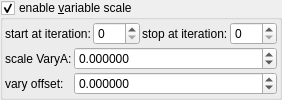
    <widget class="MyGroupBox" name="groupCheck_transf_function_enabledX_false">
     <property name="toolTip">
      <string>&lt;html&gt;&lt;head/&gt;&lt;body&gt;&lt;p&gt;Cpixel is CVector3 c = ( c.x, c.y, c.z). It is each original point (pixel) in 3D space where the iteration starts from, ( c = original z for each point .) It is commonly found in formula structures z = f(z) + c.&lt;/p&gt;&lt;p&gt;The Cpixel multiplier effectively scales this point &amp;quot;c&amp;quot;.&lt;/p&gt;&lt;p&gt;This transform allows the swapping of the order of the &amp;quot;CVector3 c&amp;quot; components before being multiplied by &amp;quot;CVector3 z&amp;quot; components.&lt;/p&gt;&lt;/body&gt;&lt;/html&gt;</string>
     </property>
     <property name="title">
      <string>enable &amp;variable scale</string>
     </property>
     <property name="checkable">
      <bool>true</bool>
     </property>
     <layout class="QVBoxLayout" name="verticalLayout_51">
      <property name="spacing">
       <number>2</number>
      </property>
      <property name="leftMargin">
       <number>2</number>
      </property>
      <property name="topMargin">
       <number>2</number>
      </property>
      <property name="rightMargin">
       <number>2</number>
      </property>
      <property name="bottomMargin">
       <number>2</number>
      </property>
      <item>
       <layout class="QHBoxLayout" name="horizontalLayout" stretch="0,1,0,1">
        <item>
         <widget class="QLabel" name="label_74">
          <property name="text">
           <string>start at iteration:</string>
          </property>
         </widget>
        </item>
        <item>
         <widget class="MySpinBox" name="spinboxInt_transf_start_iterations_X">
          <property name="sizePolicy">
           <sizepolicy hsizetype="Minimum" vsizetype="Maximum">
            <horstretch>0</horstretch>
            <verstretch>0</verstretch>
           </sizepolicy>
          </property>
          <property name="minimum">
           <number>0</number>
          </property>
          <property name="maximum">
           <number>999</number>
          </property>
          <property name="value">
           <number>0</number>
          </property>
         </widget>
        </item>
        <item>
         <widget class="QLabel" name="label_58">
          <property name="text">
           <string>stop at iteration:</string>
          </property>
         </widget>
        </item>
        <item>
         <widget class="MySpinBox" name="spinboxInt_transf_stop_iterations_X">
          <property name="sizePolicy">
           <sizepolicy hsizetype="Preferred" vsizetype="Maximum">
            <horstretch>0</horstretch>
            <verstretch>0</verstretch>
           </sizepolicy>
          </property>
          <property name="maximum">
           <number>999</number>
          </property>
         </widget>
        </item>
       </layout>
      </item>
      <item>
       <layout class="QGridLayout" name="gridLayout_3" rowstretch="0,0" columnstretch="0,1">
        <property name="spacing">
         <number>2</number>
        </property>
        <item row="1" column="1">
         <widget class="MyDoubleSpinBox" name="spinbox_transf_scaleB_1">
          <property name="sizePolicy">
           <sizepolicy hsizetype="Minimum" vsizetype="Maximum">
            <horstretch>0</horstretch>
            <verstretch>0</verstretch>
           </sizepolicy>
          </property>
          <property name="prefix">
           <string/>
          </property>
          <property name="suffix">
           <string/>
          </property>
          <property name="decimals">
           <number>6</number>
          </property>
          <property name="minimum">
           <double>-99.989999999999995</double>
          </property>
          <property name="maximum">
           <double>99.989999999999995</double>
          </property>
          <property name="singleStep">
           <double>0.100000000000000</double>
          </property>
         </widget>
        </item>
        <item row="1" column="0">
         <widget class="QLabel" name="label_144">
          <property name="text">
           <string>vary offset:</string>
          </property>
         </widget>
        </item>
        <item row="0" column="0">
         <widget class="QLabel" name="label_143">
          <property name="text">
           <string>scale VaryA:</string>
          </property>
         </widget>
        </item>
        <item row="0" column="1">
         <widget class="MyDoubleSpinBox" name="spinbox_transf_scale_vary_0">
          <property name="sizePolicy">
           <sizepolicy hsizetype="Minimum" vsizetype="Maximum">
            <horstretch>0</horstretch>
            <verstretch>0</verstretch>
           </sizepolicy>
          </property>
          <property name="prefix">
           <string/>
          </property>
          <property name="suffix">
           <string/>
          </property>
          <property name="decimals">
           <number>6</number>
          </property>
          <property name="minimum">
           <double>-99.989999999999995</double>
          </property>
          <property name="maximum">
           <double>99.989999999999995</double>
          </property>
          <property name="singleStep">
           <double>0.100000000000000</double>
          </property>
         </widget>
        </item>
       </layout>
      </item>
     </layout>
    </widget>
